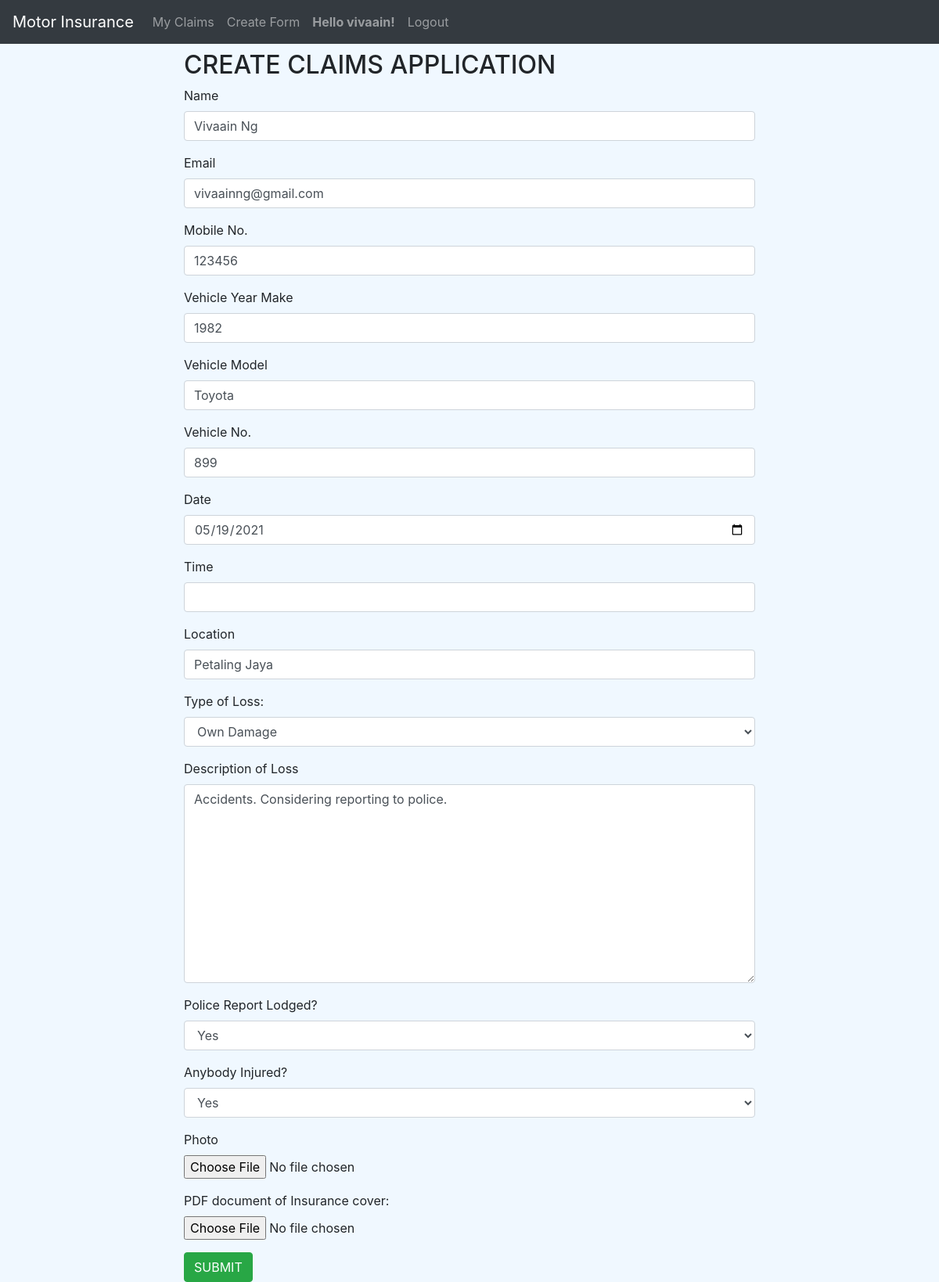
The app's page /update-form/33 (signed in) with its own data.
### claims/models.py (models this page shows, shortened)
class ClaimsModel(models.Model):
    owner = models.ForeignKey(User, null=True, blank=True, on_delete=SET_NULL)
    name = models.CharField("Name", max_length=100)
    email = models.EmailField("Email", null=True, blank=True)
    mobileNo = models.IntegerField("Mobile No.", null=True, blank=True)
    vehicleYearMake = models.IntegerField(
        "Vehicle Year Make", null=True, blank=True)
    vehicleModel = models.CharField(
        "Vehicle Model", max_length=100, null=True, blank=True)
    vehicleNo = models.CharField(
        "Vehicle No.", max_length=10, null=True, blank=True)
    date = models.DateField("Date", null=True, blank=True)
    time = models.TimeField("Time", null=True, blank=True)
    location = models.CharField(
        "Location", null=True, blank=True, max_length=400)
    typeOfLoss = models.CharField(
        "Type of Loss:", default="Own Damage", max_length=20)
    description = models.CharField(
        "Description of Loss", null=True, blank=True, max_length=2000)
    isPoliceReported = models.CharField(
        "Police Report Lodged?", default="No", max_length=3)
    isInjured = models.CharField(
        "Anybody Injured?", default="No", max_length=3)
    photo = models.ImageField("Photo", blank=True, upload_to='media/images/')
    pdf = models.FileField(
        "PDF document of Insurance cover:", blank=True, upload_to='pdf/')
    UPDATE_STATUS_CHOICES = [
        ("In Progress", "In Progress"),
        ("Accepted", "Accepted")
    ]
    updateStatus = models.CharField("Update Status",
                                    max_length=20,
                                    default="In Progress",
                                    choices=UPDATE_STATUS_CHOICES)

### claims/views.py (the view, shortened to what this page needs)
# urls.py: path("update-form/<int:claimId>", views.updateForm, name="update-form"),
def updateForm(request, claimId):
    claim = ClaimsModel.objects.get(id=claimId)
    form = ClaimModelForm(instance=claim)
    context = {"form": form}
    return render(request, "claims/claimsForm.html", context)

### claims/forms.py
class ClaimModelForm(forms.ModelForm):
    class Meta:
        CHOICES_FOR_LOSS_TYPES = (
            ("Own Damage", "Own Damage"),
            ("Knock for Knock", "Knock for Knock"),
            ("Windscreen Damage", "Windscreen Damage"),
            ("Theft", "Theft")
        )
        BINARY_CHOICES = [
            ("Yes", "Yes"),
            ("No", "No")]
        model = ClaimsModel
        fields = '__all__'
        widgets = {
            "date": forms.widgets.DateInput(attrs={'type': 'date'}),
            "time:": forms.widgets.TimeInput(attrs={'type': 'time'}),
            "typeOfLoss": forms.Select(choices=CHOICES_FOR_LOSS_TYPES),
            "description": forms.Textarea,
            "isPoliceReported": forms.Select(choices=BINARY_CHOICES),
            "isInjured": forms.Select(choices=BINARY_CHOICES),
            "updateStatus": forms.HiddenInput(),
            "owner": forms.HiddenInput()
        }

### claims/templates/claims/claimsForm.html (shortened to what this page needs)
{% extends 'claims/base.html' %}
{% load crispy_forms_tags %}
{% block heading %} CREATE CLAIMS APPLICATION {% endblock %}
{% block content %}
    {% if user.is_authenticated %}
    <form method="POST" action=""
        enctype="multipart/form-data">
        {{ form|crispy }}
        <button type="submit" class="btn btn-success">SUBMIT</button>
    </form>
    {% else %}
        <p>
            <h2>You need to be logged in to create or update claims: <a href="{% url 'login' %}">Login</a></h2>
        </p>
    {% endif %}
{% endblock %}

### claims/templates/claims/navbar.html (shortened to what this page needs)
<nav class="navbar navbar-expand-lg navbar-dark bg-dark">
    <a class="navbar-brand" href="{% url 'home' %}">Motor Insurance</a>
    <div class="collapse navbar-collapse" id="navbarNav">
      <ul class="navbar-nav">
        <li class="nav-item">
          <a class="nav-link" href="{% url 'display-forms' %}">My Claims</a>
        </li>
        <li class="nav-item">
          <a class="nav-link" href="{% url 'create-form' %}">Create Form</a>
        </li>
        {% if user.is_authenticated %}
          <li class="nav-item">
            <a class="nav-link" style="font-weight: bold;">Hello {{ user.username }}!</a>
          </li>
          <li class="nav-item">
            <a class="nav-link" href="{% url 'logout' %}">Logout</a>
          </li>
        {% endif %}
      </ul>
    </div>
  </nav>

### records on screen
ClaimsModel: name "Vivaain Ng", email "vivaainng@gmail.com", mobileNo "123456", vehicleYearMake "1982", vehicleModel "Toyota", vehicleNo "899", date "05/19/2021", location "Petaling Jaya", typeOfLoss "Own Damage", description "Accidents. Considering reporting to police.", isPoliceReported "Yes", isInjured "Yes"

### other values on screen
{{ user.username }} "vivaain"
